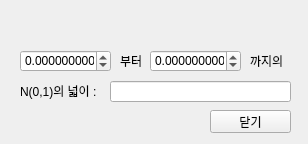
<?xml version="1.0" encoding="UTF-8"?>
<ui version="4.0">
 <class>MainWindow</class>
 <widget class="QMainWindow" name="MainWindow">
  <property name="geometry">
   <rect>
    <x>0</x>
    <y>0</y>
    <width>308</width>
    <height>144</height>
   </rect>
  </property>
  <property name="windowTitle">
   <string>MainWindow</string>
  </property>
  <widget class="QWidget" name="centralwidget">
   <widget class="QDoubleSpinBox" name="doubleSpinBox">
    <property name="geometry">
     <rect>
      <x>20</x>
      <y>50</y>
      <width>91</width>
      <height>22</height>
     </rect>
    </property>
    <property name="decimals">
     <number>10</number>
    </property>
    <property name="minimum">
     <double>-99.999999000000003</double>
    </property>
    <property name="maximum">
     <double>99.999999000000003</double>
    </property>
    <property name="singleStep">
     <double>0.100000000000000</double>
    </property>
   </widget>
   <widget class="QLabel" name="label">
    <property name="geometry">
     <rect>
      <x>120</x>
      <y>50</y>
      <width>31</width>
      <height>21</height>
     </rect>
    </property>
    <property name="text">
     <string>부터</string>
    </property>
   </widget>
   <widget class="QDoubleSpinBox" name="doubleSpinBox_2">
    <property name="geometry">
     <rect>
      <x>150</x>
      <y>50</y>
      <width>91</width>
      <height>22</height>
     </rect>
    </property>
    <property name="decimals">
     <number>10</number>
    </property>
    <property name="minimum">
     <double>-99.999999000000003</double>
    </property>
    <property name="maximum">
     <double>99.999999000000003</double>
    </property>
    <property name="singleStep">
     <double>0.100000000000000</double>
    </property>
   </widget>
   <widget class="QLabel" name="label_2">
    <property name="geometry">
     <rect>
      <x>250</x>
      <y>50</y>
      <width>41</width>
      <height>21</height>
     </rect>
    </property>
    <property name="text">
     <string>까지의</string>
    </property>
   </widget>
   <widget class="QLabel" name="label_3">
    <property name="geometry">
     <rect>
      <x>20</x>
      <y>80</y>
      <width>91</width>
      <height>21</height>
     </rect>
    </property>
    <property name="text">
     <string>N(0,1)의 넓이 : </string>
    </property>
   </widget>
   <widget class="QLineEdit" name="lineEdit">
    <property name="geometry">
     <rect>
      <x>110</x>
      <y>81</y>
      <width>181</width>
      <height>21</height>
     </rect>
    </property>
    <property name="readOnly">
     <bool>true</bool>
    </property>
   </widget>
   <widget class="QPushButton" name="pushButton">
    <property name="geometry">
     <rect>
      <x>210</x>
      <y>110</y>
      <width>81</width>
      <height>23</height>
     </rect>
    </property>
    <property name="text">
     <string>닫기</string>
    </property>
   </widget>
  </widget>
 </widget>
 <resources/>
 <connections/>
</ui>
